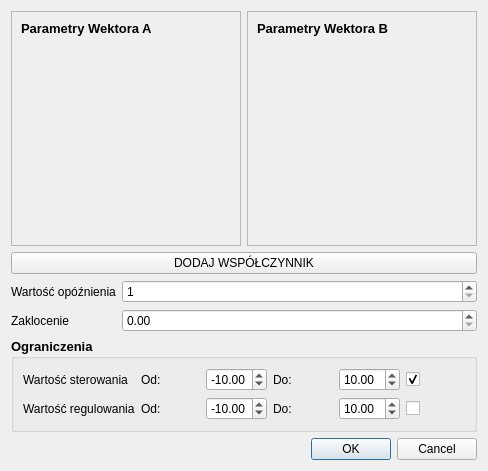
<?xml version="1.0" encoding="UTF-8"?>
<ui version="4.0">
 <class>ParametryARXWindow</class>
 <widget class="QDialog" name="ParametryARXWindow">
  <property name="geometry">
   <rect>
    <x>0</x>
    <y>0</y>
    <width>488</width>
    <height>471</height>
   </rect>
  </property>
  <property name="windowTitle">
   <string>Dialog</string>
  </property>
  <layout class="QVBoxLayout" name="verticalLayout_5">
   <item>
    <layout class="QHBoxLayout" name="horizontalLayout">
     <item>
      <widget class="QScrollArea" name="scrollArea">
       <property name="widgetResizable">
        <bool>true</bool>
       </property>
       <widget class="QWidget" name="scrollAreaWidgetContents_2">
        <property name="geometry">
         <rect>
          <x>0</x>
          <y>0</y>
          <width>229</width>
          <height>230</height>
         </rect>
        </property>
        <layout class="QVBoxLayout" name="verticalLayout">
         <item>
          <widget class="QLabel" name="label">
           <property name="font">
            <font>
             <pointsize>10</pointsize>
             <bold>true</bold>
            </font>
           </property>
           <property name="text">
            <string>Parametry Wektora A</string>
           </property>
          </widget>
         </item>
         <item>
          <layout class="QVBoxLayout" name="verticalLayout_A"/>
         </item>
         <item>
          <spacer name="verticalSpacer">
           <property name="orientation">
            <enum>Qt::Vertical</enum>
           </property>
           <property name="sizeHint" stdset="0">
            <size>
             <width>20</width>
             <height>40</height>
            </size>
           </property>
          </spacer>
         </item>
        </layout>
       </widget>
      </widget>
     </item>
     <item>
      <widget class="QScrollArea" name="scrollArea_2">
       <property name="widgetResizable">
        <bool>true</bool>
       </property>
       <widget class="QWidget" name="scrollAreaWidgetContents_3">
        <property name="geometry">
         <rect>
          <x>0</x>
          <y>0</y>
          <width>229</width>
          <height>230</height>
         </rect>
        </property>
        <layout class="QVBoxLayout" name="verticalLayout_4">
         <item>
          <widget class="QLabel" name="label_2">
           <property name="font">
            <font>
             <pointsize>10</pointsize>
             <bold>true</bold>
            </font>
           </property>
           <property name="text">
            <string>Parametry Wektora B</string>
           </property>
          </widget>
         </item>
         <item>
          <layout class="QVBoxLayout" name="verticalLayout_B"/>
         </item>
         <item>
          <spacer name="verticalSpacer_2">
           <property name="orientation">
            <enum>Qt::Vertical</enum>
           </property>
           <property name="sizeHint" stdset="0">
            <size>
             <width>20</width>
             <height>40</height>
            </size>
           </property>
          </spacer>
         </item>
        </layout>
       </widget>
      </widget>
     </item>
    </layout>
   </item>
   <item>
    <widget class="QPushButton" name="pushButton_addWspolczynnik">
     <property name="font">
      <font>
       <pointsize>9</pointsize>
       <bold>false</bold>
      </font>
     </property>
     <property name="text">
      <string>DODAJ WSPÓŁCZYNNIK</string>
     </property>
    </widget>
   </item>
   <item>
    <layout class="QFormLayout" name="formLayout">
     <item row="0" column="0">
      <widget class="QLabel" name="label_3">
       <property name="text">
        <string>Wartość opóźnienia</string>
       </property>
      </widget>
     </item>
     <item row="0" column="1">
      <widget class="QSpinBox" name="spinBox_opoznienie">
       <property name="minimum">
        <number>1</number>
       </property>
       <property name="value">
        <number>1</number>
       </property>
      </widget>
     </item>
     <item row="1" column="0">
      <widget class="QLabel" name="label_4">
       <property name="text">
        <string>Zaklocenie</string>
       </property>
      </widget>
     </item>
     <item row="1" column="1">
      <widget class="QDoubleSpinBox" name="spinBox_zaklocenie"/>
     </item>
    </layout>
   </item>
   <item>
    <widget class="QGroupBox" name="groupBox">
     <property name="font">
      <font>
       <pointsize>10</pointsize>
       <bold>true</bold>
      </font>
     </property>
     <property name="title">
      <string>Ograniczenia</string>
     </property>
     <layout class="QGridLayout" name="gridLayout_2">
      <item row="7" column="2">
       <widget class="QDoubleSpinBox" name="spinBox_wyjscieMin">
        <property name="font">
         <font>
          <pointsize>9</pointsize>
          <bold>false</bold>
         </font>
        </property>
        <property name="prefix">
         <string/>
        </property>
        <property name="suffix">
         <string/>
        </property>
        <property name="minimum">
         <double>-99.989999999999995</double>
        </property>
        <property name="value">
         <double>-10.000000000000000</double>
        </property>
       </widget>
      </item>
      <item row="6" column="5">
       <widget class="QCheckBox" name="checkBoxOgraniczeniaWejscia">
        <property name="font">
         <font>
          <pointsize>9</pointsize>
          <bold>false</bold>
         </font>
        </property>
        <property name="text">
         <string/>
        </property>
        <property name="checked">
         <bool>true</bool>
        </property>
       </widget>
      </item>
      <item row="7" column="5">
       <widget class="QCheckBox" name="checkBoxOgraniczeniaWyjscia">
        <property name="font">
         <font>
          <pointsize>9</pointsize>
          <bold>false</bold>
         </font>
        </property>
        <property name="text">
         <string/>
        </property>
       </widget>
      </item>
      <item row="7" column="0">
       <widget class="QLabel" name="label_11">
        <property name="font">
         <font>
          <pointsize>9</pointsize>
          <bold>false</bold>
         </font>
        </property>
        <property name="text">
         <string>Wartość regulowania</string>
        </property>
       </widget>
      </item>
      <item row="6" column="0">
       <widget class="QLabel" name="label_6">
        <property name="font">
         <font>
          <pointsize>9</pointsize>
          <bold>false</bold>
         </font>
        </property>
        <property name="text">
         <string>Wartość sterowania</string>
        </property>
       </widget>
      </item>
      <item row="6" column="2">
       <widget class="QDoubleSpinBox" name="spinBox_wejscieMin">
        <property name="font">
         <font>
          <pointsize>9</pointsize>
          <bold>false</bold>
         </font>
        </property>
        <property name="minimum">
         <double>-99.989999999999995</double>
        </property>
        <property name="value">
         <double>-10.000000000000000</double>
        </property>
       </widget>
      </item>
      <item row="6" column="3">
       <widget class="QLabel" name="label_10">
        <property name="font">
         <font>
          <pointsize>9</pointsize>
          <bold>false</bold>
         </font>
        </property>
        <property name="text">
         <string>Do:</string>
        </property>
       </widget>
      </item>
      <item row="7" column="3">
       <widget class="QLabel" name="label_9">
        <property name="font">
         <font>
          <pointsize>9</pointsize>
          <bold>false</bold>
         </font>
        </property>
        <property name="text">
         <string>Do:</string>
        </property>
       </widget>
      </item>
      <item row="6" column="1">
       <widget class="QLabel" name="label_8">
        <property name="font">
         <font>
          <pointsize>9</pointsize>
          <bold>false</bold>
         </font>
        </property>
        <property name="text">
         <string>Od:</string>
        </property>
       </widget>
      </item>
      <item row="6" column="4">
       <widget class="QDoubleSpinBox" name="spinBox_wejscieMax">
        <property name="font">
         <font>
          <pointsize>9</pointsize>
          <bold>false</bold>
         </font>
        </property>
        <property name="minimum">
         <double>-99.989999999999995</double>
        </property>
        <property name="value">
         <double>10.000000000000000</double>
        </property>
       </widget>
      </item>
      <item row="7" column="1">
       <widget class="QLabel" name="label_7">
        <property name="font">
         <font>
          <pointsize>9</pointsize>
          <bold>false</bold>
         </font>
        </property>
        <property name="text">
         <string>Od:</string>
        </property>
       </widget>
      </item>
      <item row="7" column="4">
       <widget class="QDoubleSpinBox" name="spinBox_wyjscieMax">
        <property name="font">
         <font>
          <pointsize>9</pointsize>
          <bold>false</bold>
         </font>
        </property>
        <property name="value">
         <double>10.000000000000000</double>
        </property>
       </widget>
      </item>
     </layout>
    </widget>
   </item>
   <item>
    <widget class="QDialogButtonBox" name="buttonBox">
     <property name="orientation">
      <enum>Qt::Horizontal</enum>
     </property>
     <property name="standardButtons">
      <set>QDialogButtonBox::Cancel|QDialogButtonBox::Ok</set>
     </property>
    </widget>
   </item>
  </layout>
 </widget>
 <resources/>
 <connections>
  <connection>
   <sender>buttonBox</sender>
   <signal>accepted()</signal>
   <receiver>ParametryARXWindow</receiver>
   <slot>accept()</slot>
   <hints>
    <hint type="sourcelabel">
     <x>248</x>
     <y>254</y>
    </hint>
    <hint type="destinationlabel">
     <x>157</x>
     <y>274</y>
    </hint>
   </hints>
  </connection>
  <connection>
   <sender>buttonBox</sender>
   <signal>rejected()</signal>
   <receiver>ParametryARXWindow</receiver>
   <slot>reject()</slot>
   <hints>
    <hint type="sourcelabel">
     <x>316</x>
     <y>260</y>
    </hint>
    <hint type="destinationlabel">
     <x>286</x>
     <y>274</y>
    </hint>
   </hints>
  </connection>
 </connections>
</ui>
